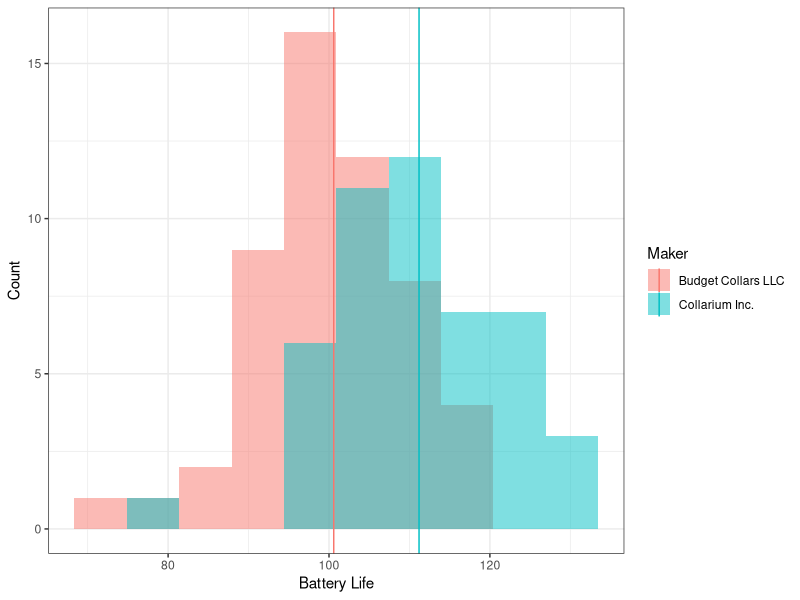
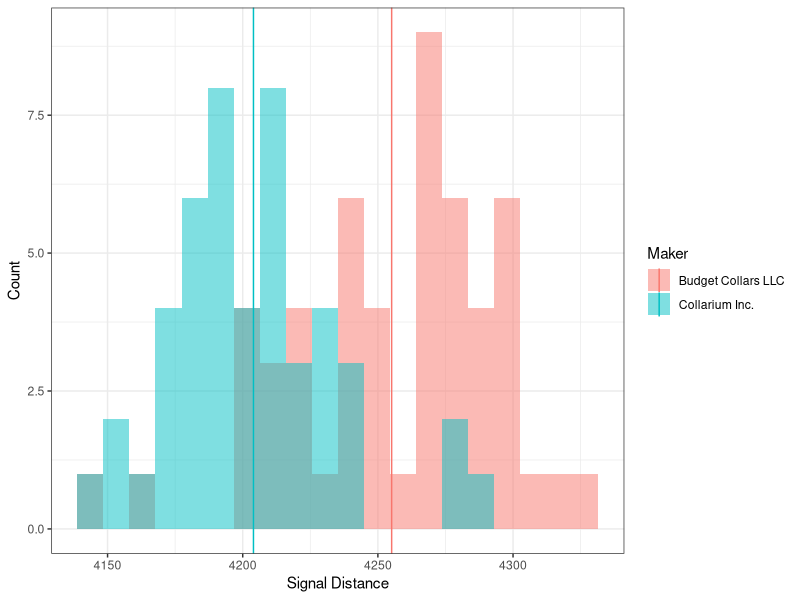

These figures' R source, in order:
## ---- chunk 1
knitr::opts_chunk$set(echo = TRUE)
## ---- chunk 2
library(tidyverse)
collars <- read_csv("collar_data.csv")
## ---- chunk 3
means_by_maker <- collars %>% 
  group_by(maker) %>% 
  summarise(mean_battery = mean(battery_life),
            mean_signal = mean(signal_distance))
## ---- chunk 4
# battery life
ggplot(collars, aes(battery_life, fill = maker)) +
  geom_histogram(alpha = 0.5, bins = 10, position = "identity") +
  geom_vline(data = means_by_maker, aes(xintercept = mean_battery, color = maker)) +
  ylab("Count") +
  xlab("Battery Life") +
  scale_color_discrete(name = "Maker") +
  scale_fill_discrete(name = "Maker") +
  theme_bw()
## ---- chunk 5
# signal distance
ggplot(collars, aes(x=signal_distance, fill = maker)) +
  geom_histogram(alpha = 0.5, bins = 20, position = "identity") +
  geom_vline(data = means_by_maker, 
             aes(xintercept = mean_signal, color = maker)) +
  labs(x = "Signal Distance",  # using the labs() function produces the same results as above
       y = "Count",
       color = "Maker",
       fill = "Maker") + 
  theme_bw()
## ---- chunk 6
t.test(battery_life ~ maker, data = collars)

## ---- chunk 7
t.test(data = collars, signal_distance ~ maker)
